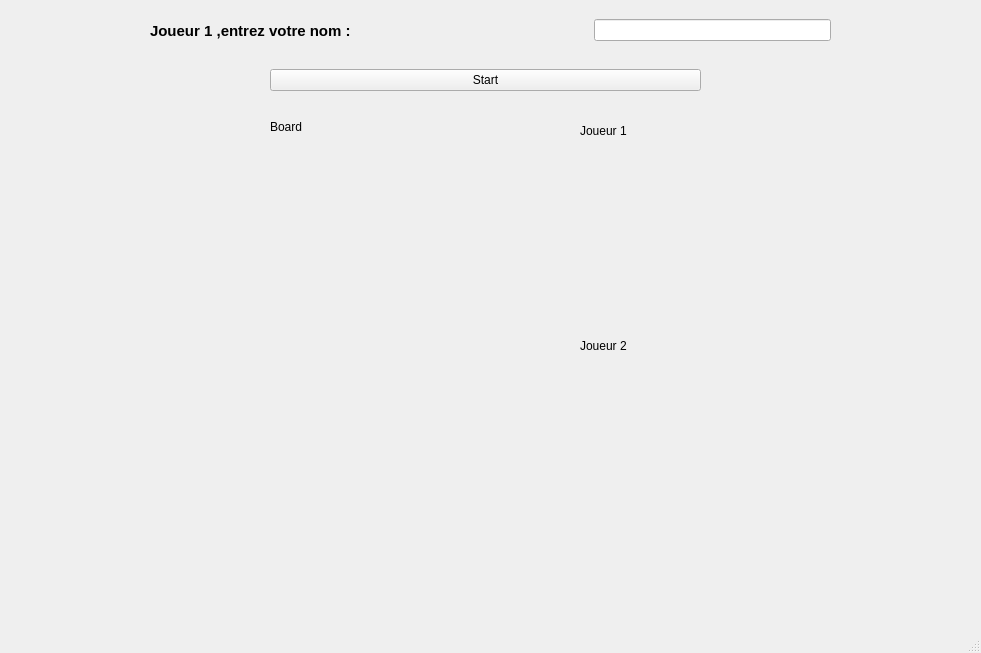
<?xml version="1.0" encoding="UTF-8"?>
<ui version="4.0">
 <class>MainWindow</class>
 <widget class="QMainWindow" name="MainWindow">
  <property name="geometry">
   <rect>
    <x>0</x>
    <y>0</y>
    <width>981</width>
    <height>653</height>
   </rect>
  </property>
  <property name="windowTitle">
   <string>MainWindow</string>
  </property>
  <widget class="QWidget" name="centralwidget">
   <widget class="QWidget" name="gridLayoutWidget">
    <property name="geometry">
     <rect>
      <x>50</x>
      <y>150</y>
      <width>481</width>
      <height>411</height>
     </rect>
    </property>
    <layout class="QGridLayout" name="gridLayoutBoard">
     <property name="spacing">
      <number>0</number>
     </property>
    </layout>
   </widget>
   <widget class="QWidget" name="gridLayoutWidget_2">
    <property name="geometry">
     <rect>
      <x>580</x>
      <y>150</y>
      <width>341</width>
      <height>171</height>
     </rect>
    </property>
    <layout class="QGridLayout" name="gridLayoutBox"/>
   </widget>
   <widget class="QLabel" name="label_2">
    <property name="geometry">
     <rect>
      <x>270</x>
      <y>120</y>
      <width>47</width>
      <height>14</height>
     </rect>
    </property>
    <property name="text">
     <string>Board</string>
    </property>
   </widget>
   <widget class="QWidget" name="horizontalLayoutWidget_3">
    <property name="geometry">
     <rect>
      <x>270</x>
      <y>60</y>
      <width>431</width>
      <height>41</height>
     </rect>
    </property>
    <layout class="QHBoxLayout" name="horizontalLayout_3">
     <item>
      <widget class="QPushButton" name="buttonStart">
       <property name="text">
        <string>Start</string>
       </property>
      </widget>
     </item>
    </layout>
   </widget>
   <widget class="QWidget" name="gridLayoutWidget_3">
    <property name="geometry">
     <rect>
      <x>580</x>
      <y>370</y>
      <width>341</width>
      <height>191</height>
     </rect>
    </property>
    <layout class="QGridLayout" name="gridLayoutBox2"/>
   </widget>
   <widget class="QLabel" name="labelBottomPage">
    <property name="geometry">
     <rect>
      <x>50</x>
      <y>570</y>
      <width>871</width>
      <height>31</height>
     </rect>
    </property>
    <property name="font">
     <font>
      <weight>75</weight>
      <bold>true</bold>
      <strikeout>false</strikeout>
     </font>
    </property>
    <property name="autoFillBackground">
     <bool>true</bool>
    </property>
    <property name="text">
     <string/>
    </property>
    <property name="alignment">
     <set>Qt::AlignCenter</set>
    </property>
    <property name="wordWrap">
     <bool>false</bool>
    </property>
   </widget>
   <widget class="QWidget" name="horizontalLayoutWidget">
    <property name="geometry">
     <rect>
      <x>150</x>
      <y>10</y>
      <width>681</width>
      <height>41</height>
     </rect>
    </property>
    <layout class="QHBoxLayout" name="introLayout">
     <item>
      <widget class="QLabel" name="labelStart">
       <property name="font">
        <font>
         <pointsize>11</pointsize>
         <weight>75</weight>
         <bold>true</bold>
        </font>
       </property>
       <property name="text">
        <string>Joueur 1 ,entrez votre nom :</string>
       </property>
      </widget>
     </item>
     <item>
      <spacer name="horizontalSpacer_2">
       <property name="orientation">
        <enum>Qt::Horizontal</enum>
       </property>
       <property name="sizeHint" stdset="0">
        <size>
         <width>40</width>
         <height>20</height>
        </size>
       </property>
      </spacer>
     </item>
     <item>
      <widget class="QLineEdit" name="nameInputLayout"/>
     </item>
    </layout>
   </widget>
   <widget class="QLabel" name="labelPlayer1">
    <property name="geometry">
     <rect>
      <x>580</x>
      <y>120</y>
      <width>151</width>
      <height>21</height>
     </rect>
    </property>
    <property name="text">
     <string>Joueur 1</string>
    </property>
   </widget>
   <widget class="QLabel" name="labelPlayer2">
    <property name="geometry">
     <rect>
      <x>580</x>
      <y>336</y>
      <width>141</width>
      <height>20</height>
     </rect>
    </property>
    <property name="text">
     <string>Joueur 2</string>
    </property>
   </widget>
  </widget>
  <widget class="QMenuBar" name="menubar">
   <property name="geometry">
    <rect>
     <x>0</x>
     <y>0</y>
     <width>981</width>
     <height>21</height>
    </rect>
   </property>
  </widget>
  <widget class="QStatusBar" name="statusbar"/>
 </widget>
 <resources/>
 <connections/>
</ui>
